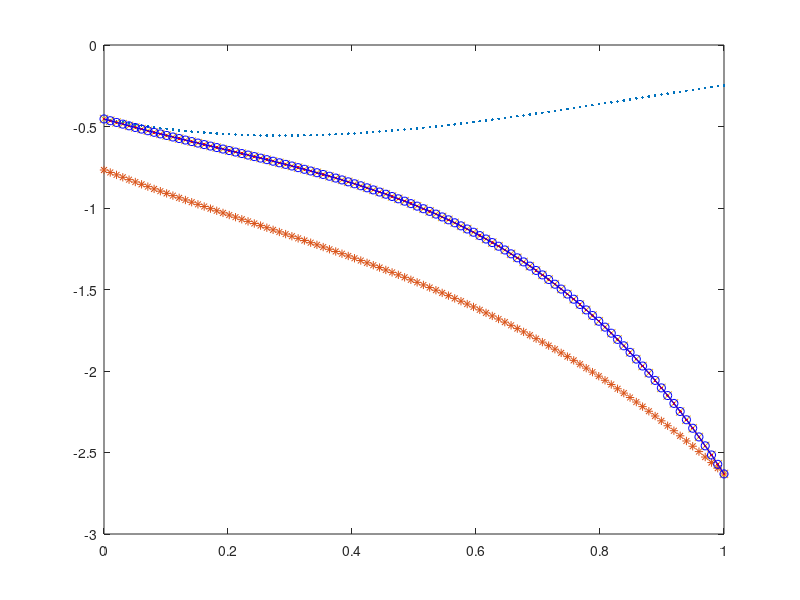

Source code (MATLAB): (Note: this script raises an error after producing the figure.)
%%%%%%%%%%%%%%%%%%%%%%%%%%%%
%Pseudo Inverse Test

%ct=[1;2;2;-3];
ct=randn(4,1);
%tt=[2;1;1;0];
tt=randn(4,1);
a_size=100;
a_step=1/(a_size-1);
a=[0:a_step:1]';
A=[ones(a_size,1),a,a.^2,a.^3];
y=A*ct;
c=pinv(A)*y;

%%%%%%%%%%%%%%%%%%%%%%%%%%%%
% Slide Next 'da'
da=a_step*20;
cn=[1, da, da^2,   da^3;
    0,  1, 2*da, 3*da^2;
    0,  0,    1, 3*da  ;
    0,  0,    0,      1]*ct;
yy=A*cn;
yt=A*tt;

yyyt=y.*(1-a)+yt.*a;

B=[ones(a_size,1),a,a.^2,a.^3,a.^4];
C=pinv(B)*yyyt

%%%%%%%%%%%%%%%%%%%%%%%%%%%%
% Mix New Trajectory and Destination Trajectory
Ct=[ct;0]-[0;ct]+[0;tt]
yC=B*C;
yCt=B*Ct;
figure(1);
%plot(a,y,'.',a,yy,'o',a,yt,'*',a,yyyt,'x');
plot(a,y,'.',a,yt,'*',a,yyyt,'x',a,yC,'.-r',a,yCt,'o-b');
%    x, y, th, dlt, v, a, j, L, W, WB
car=CarInit(0,0,0,0,30/3.6,0,0,5,1.9,4);
car_hist=zeros(100,4);
for i=1:100
    car.dlt=pi/10*sin(i/100*2*pi);
    car_hist(i,:)=[car.x,car.y,car.th,car.dlt/car.WB];    
    car=CarRun(car);    
end
figure(2);

%%%%%%%%%%%%%%%%%%%%%%%%%%%%
%fit CarCurveModel to spline

f=pinv(A)*car_hist(:,1:2);
fy=A*f;
plot(car_hist(:,1), car_hist(:,2), '.',fy(:,1),fy(:,2),'x');
axis equal;
